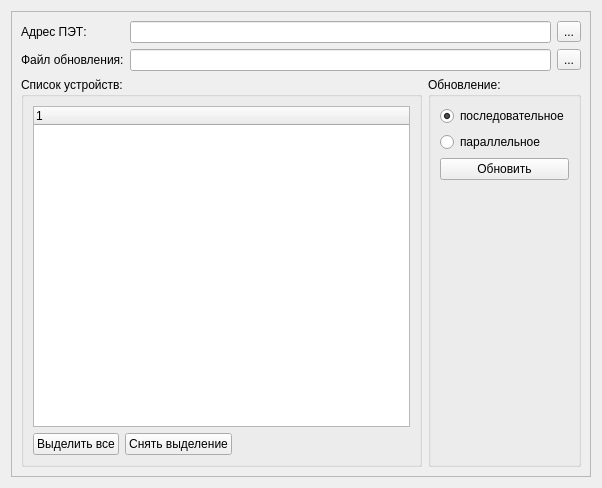
<?xml version="1.0" encoding="UTF-8"?>
<ui version="4.0">
 <class>UpdateFirmware</class>
 <widget class="QWidget" name="UpdateFirmware">
  <property name="geometry">
   <rect>
    <x>0</x>
    <y>0</y>
    <width>602</width>
    <height>488</height>
   </rect>
  </property>
  <property name="windowTitle">
   <string>Form</string>
  </property>
  <layout class="QHBoxLayout" name="horizontalLayout">
   <item>
    <widget class="QFrame" name="left_frame">
     <property name="minimumSize">
      <size>
       <width>100</width>
       <height>0</height>
      </size>
     </property>
     <property name="frameShape">
      <enum>QFrame::StyledPanel</enum>
     </property>
     <property name="frameShadow">
      <enum>QFrame::Raised</enum>
     </property>
     <layout class="QVBoxLayout" name="verticalLayout">
      <item>
       <layout class="QGridLayout" name="gridLayout_2">
        <item row="1" column="0">
         <widget class="QLabel" name="label_2">
          <property name="sizePolicy">
           <sizepolicy hsizetype="Fixed" vsizetype="Preferred">
            <horstretch>0</horstretch>
            <verstretch>0</verstretch>
           </sizepolicy>
          </property>
          <property name="text">
           <string>Файл обновления:</string>
          </property>
         </widget>
        </item>
        <item row="0" column="1">
         <widget class="QLineEdit" name="le_device"/>
        </item>
        <item row="0" column="0">
         <widget class="QLabel" name="label">
          <property name="text">
           <string>Адрес ПЭТ:</string>
          </property>
         </widget>
        </item>
        <item row="0" column="2">
         <widget class="QToolButton" name="btn_refresh">
          <property name="text">
           <string>...</string>
          </property>
         </widget>
        </item>
        <item row="1" column="2">
         <widget class="QToolButton" name="btn_firmware_brg">
          <property name="text">
           <string>...</string>
          </property>
         </widget>
        </item>
        <item row="1" column="1">
         <widget class="QLineEdit" name="le_filename_brg"/>
        </item>
       </layout>
      </item>
      <item>
       <layout class="QHBoxLayout" name="horizontalLayout_2">
        <item>
         <widget class="QGroupBox" name="groupBox_2">
          <property name="title">
           <string>Список устройств:</string>
          </property>
          <layout class="QVBoxLayout" name="verticalLayout_4">
           <item>
            <widget class="QTreeWidget" name="tw_main">
             <column>
              <property name="text">
               <string notr="true">1</string>
              </property>
             </column>
            </widget>
           </item>
           <item>
            <layout class="QHBoxLayout" name="horizontalLayout_3">
             <item>
              <widget class="QPushButton" name="btn_check_all">
               <property name="text">
                <string>Выделить все</string>
               </property>
              </widget>
             </item>
             <item>
              <widget class="QPushButton" name="btn_uncheck_all">
               <property name="text">
                <string>Снять выделение</string>
               </property>
              </widget>
             </item>
             <item>
              <spacer name="horizontalSpacer">
               <property name="orientation">
                <enum>Qt::Horizontal</enum>
               </property>
               <property name="sizeHint" stdset="0">
                <size>
                 <width>40</width>
                 <height>20</height>
                </size>
               </property>
              </spacer>
             </item>
            </layout>
           </item>
          </layout>
         </widget>
        </item>
        <item>
         <widget class="QGroupBox" name="groupBox">
          <property name="sizePolicy">
           <sizepolicy hsizetype="Fixed" vsizetype="Preferred">
            <horstretch>0</horstretch>
            <verstretch>0</verstretch>
           </sizepolicy>
          </property>
          <property name="title">
           <string>Обновление:</string>
          </property>
          <layout class="QVBoxLayout" name="verticalLayout_2">
           <item>
            <widget class="QRadioButton" name="rb_consistent">
             <property name="text">
              <string>последовательное</string>
             </property>
             <property name="checked">
              <bool>true</bool>
             </property>
            </widget>
           </item>
           <item>
            <widget class="QRadioButton" name="rb_parallel">
             <property name="text">
              <string>параллельное</string>
             </property>
            </widget>
           </item>
           <item>
            <widget class="QPushButton" name="btn_update">
             <property name="text">
              <string>Обновить</string>
             </property>
            </widget>
           </item>
           <item>
            <spacer name="verticalSpacer">
             <property name="orientation">
              <enum>Qt::Vertical</enum>
             </property>
             <property name="sizeHint" stdset="0">
              <size>
               <width>20</width>
               <height>40</height>
              </size>
             </property>
            </spacer>
           </item>
          </layout>
         </widget>
        </item>
       </layout>
      </item>
     </layout>
    </widget>
   </item>
  </layout>
 </widget>
 <tabstops>
  <tabstop>le_device</tabstop>
  <tabstop>btn_refresh</tabstop>
  <tabstop>le_filename_brg</tabstop>
  <tabstop>btn_firmware_brg</tabstop>
 </tabstops>
 <resources/>
 <connections/>
</ui>
